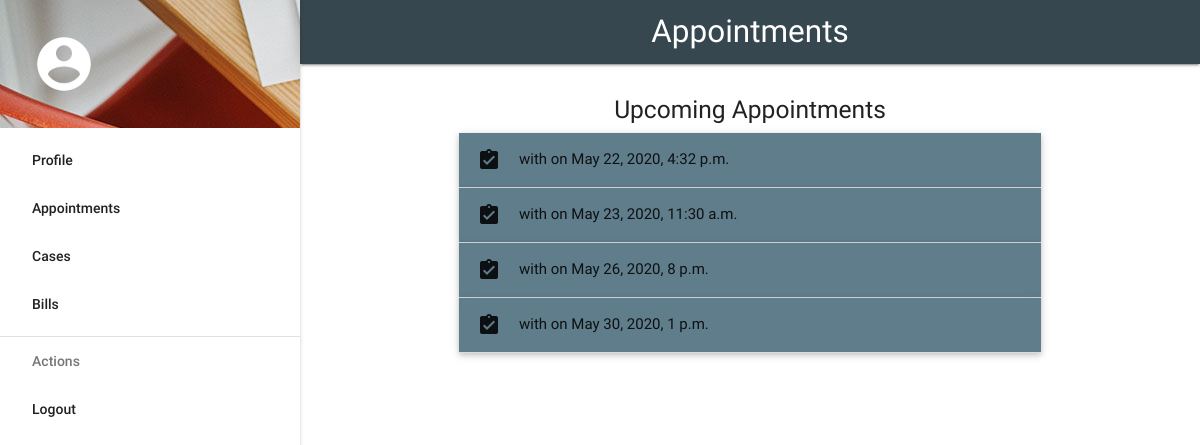
/appointments/ (signed in), run on the app's committed database.
### appointments/models.py (models this page shows, shortened)
class Appointment(models.Model):
	patient = models.ForeignKey(User, on_delete=models.CASCADE, related_name='appointment_patient')
	receptionist = models.ForeignKey(User, on_delete=models.CASCADE, related_name='appointment_receptionist')
	doctor = models.ForeignKey(User, on_delete=models.CASCADE, related_name='appointment_doctor')
	case = models.ForeignKey(case, on_delete=models.CASCADE, related_name='appointment_case')
	appointment_time = models.DateTimeField()

### appointments/views.py (the view)
# urls.py: path('', view),
@login_required
def view(request):
    c = {}
    user = request.user
    if hasGroup(user, 'receptionist'):
        c['isReceptionist'] = True
        c['appointments'] = Appointment.objects.filter(appointment_time__gte=timezone.now()).order_by('appointment_time')
    elif hasGroup(user, 'patient'):
        c['appointments'] = Appointment.objects.filter(patient=user, appointment_time__gte=timezone.now()).order_by('appointment_time')
        c['isPatient'] = True
    elif hasGroup(user, 'doctor'):
        c['appointments'] = Appointment.objects.filter(doctor=user, appointment_time__gte=timezone.now()).order_by('appointment_time')
    else:
        messages.add_message(request, messages.WARNING, 'Access Denied.')
        return HttpResponseRedirect('/home')
    return render(request, 'appointments/view_all.html', c)

### home/context_processors.py (called while the page is built, shortened)
def hasGroup(user, groupName):
    try:
        group = Group.objects.get(name=groupName)
        return True if group in user.groups.all() else False
    except:
        return False

def menu_processor(request):
    menu = {}
    user = request.user
    if hasGroup(user, 'doctor'):
        menu['Appointments'] = '/appointments'
        menu['Cases'] = '/case'
        menu['Bills'] = '/bill'
    elif hasGroup(user, 'patient'):
        menu['Reports'] = '/reports'
        menu['Appointments'] = '/appointments'
        menu['Medication'] = '/bill/medicines'
        menu['Bills'] = '/bill'
        menu['Cases'] = '/case'
    elif hasGroup(user, 'lab_attendant'):
        menu['Reports'] = '/reports'
        menu['Generate Report'] = '/reports/generate'
    elif hasGroup(user, 'inventory_manager'):
        menu['All Stock'] = ''
        menu['Stock Details'] = ''
    return {'menu': menu}

### appointments/templates/appointments/view_all.html (shortened to what this page needs)
{% extends "home/base.html" %}
{% block heading %}Appointments{% endblock %}
{% block body %}
<h5>Upcoming Appointments</h5>
<div class="container">
<ul class="collapsible popout" data-collapsible="accordion">
  {% for appointment in appointments %}
  <li>
    <div class="collapsible-header blue-grey"><i class="material-icons">assignment_turned_in</i>{{appointment.patient.first_name}} with {{appointment.doctor.first_name}} on {{appointment.appointment_time}}</div>
  </li>
  {% endfor %}
</ul>
</div>
{% endblock %}

### home/templates/home/base.html (shortened to what this page needs)
{% load static %}
<html>
	<head>
		<link rel="stylesheet" href="{% static "css/materialize.min.css" %}">
		<link rel="stylesheet" href="{% static "css/style.css" %}">
	</head>
	<body>
		<ul id="slide-out" class="side-nav fixed">
			<li><div class="user-view">
		      <div class="background">
						<img src="{% static "index.jpeg" %}">
		      </div>
					<a href="/profile"><img class="circle center" src="{% static 'account.png' %}"></a>
		      <a href="/profile"><span class="white-text email">{{request.user.email}}</span></a>
		    	</div>
			</li>
			<li><a class="waves-effect waves-grey" href="/profile">Profile</a></li>
			{% for item,url in menu.items %}
				<li><a class="waves-effect waves-grey" href="{{url}}">{{item}}</a></li>
			{% endfor %}
			<li><div class="divider"></div></li>
			<li><a class="subheader">Actions</a></li>
			<li><a class="waves-effect" href="/logout">Logout</a></li>
		</ul>
		<main class="center-align">
					<nav>
			    	<div class="nav-wrapper blue-grey darken-3">
							<a href="#" class="brand-logo center">{% block heading %}Hospital Portal{% endblock %}</a>
						</div>
					</nav>
					<div id="body">
						{% block body %}{% endblock %}
					</div>
		</main>
	</body>
</html>

### home/static/css/style.css (style rules this page uses)
header, main, footer { padding-left: 300px; }
body { display: flex; min-height: 100vh; flex-direction: column; }
main { flex: 1 0 auto; }
#body { padding-top: 20px; }

### data on the page
Appointment: appointment_time "May 22, 2020, 4:32 p.m."
Appointment: appointment_time "May 23, 2020, 11:30 a.m."
Appointment: appointment_time "May 26, 2020, 8 p.m."
Appointment: appointment_time "May 30, 2020, 1 p.m."

### other printed values
{{ item }} "Appointments" "Cases" "Bills"
